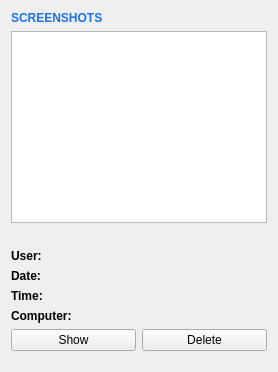
<?xml version="1.0" encoding="UTF-8"?>
<ui version="4.0">
 <class>ScreenshotManagementPanel</class>
  <widget class="QWidget" name="ScreenshotManagementPanel">
   <layout class="QVBoxLayout" name="verticalLayout">
    <item>
     <widget class="QLabel" name="titleLabel">
      <property name="font">
       <font>
        <bold>true</bold>
       </font>
      </property>
      <property name="styleSheet">
       <string notr="true">color: #1a73e8;</string>
      </property>
      <property name="text">
       <string>SCREENSHOTS</string>
      </property>
     </widget>
    </item>
    <item>
     <widget class="QListView" name="list">
     <property name="toolTip">
      <string>All screenshots taken by you are listed here. You can take screenshots by clicking the &quot;Screenshot&quot; item in the context menu of a computer. The screenshots can be managed using the buttons below.</string>
     </property>
     <property name="editTriggers">
      <set>QAbstractItemView::NoEditTriggers</set>
     </property>
     <property name="selectionMode">
      <enum>QAbstractItemView::ExtendedSelection</enum>
     </property>
    </widget>
   </item>
   <item>
    <widget class="QLabel" name="previewLbl">
     <property name="minimumSize">
      <size>
       <width>1</width>
       <height>1</height>
      </size>
     </property>
     <property name="scaledContents">
      <bool>true</bool>
     </property>
    </widget>
   </item>
   <item>
    <layout class="QGridLayout" name="_2" columnstretch="0,1">
     <item row="1" column="1">
      <widget class="QLabel" name="dateLbl"/>
     </item>
     <item row="0" column="0">
      <widget class="QLabel" name="userDescLbl">
       <property name="font">
        <font>
         <bold>true</bold>
        </font>
       </property>
       <property name="text">
        <string>User:</string>
       </property>
      </widget>
     </item>
     <item row="0" column="1">
      <widget class="QLabel" name="userLbl"/>
     </item>
     <item row="2" column="1">
      <widget class="QLabel" name="timeLbl"/>
     </item>
     <item row="3" column="0">
      <widget class="QLabel" name="hostDescLbl">
       <property name="font">
        <font>
         <bold>true</bold>
        </font>
       </property>
       <property name="text">
        <string>Computer:</string>
       </property>
      </widget>
     </item>
     <item row="1" column="0">
      <widget class="QLabel" name="dateDescLbl">
       <property name="font">
        <font>
         <bold>true</bold>
        </font>
       </property>
       <property name="text">
        <string>Date:</string>
       </property>
      </widget>
     </item>
     <item row="3" column="1">
      <widget class="QLabel" name="hostLbl"/>
     </item>
     <item row="2" column="0">
      <widget class="QLabel" name="timeDescLbl">
       <property name="font">
        <font>
         <bold>true</bold>
        </font>
       </property>
       <property name="text">
        <string>Time:</string>
       </property>
      </widget>
     </item>
    </layout>
   </item>
   <item>
    <layout class="QHBoxLayout" name="horizontalLayout">
     <item>
      <widget class="QPushButton" name="showBtn">
       <property name="text">
        <string>Show</string>
       </property>
      </widget>
     </item>
     <item>
      <widget class="QPushButton" name="deleteBtn">
       <property name="text">
        <string>Delete</string>
       </property>
      </widget>
     </item>
    </layout>
   </item>
   <item>
    <spacer name="spacer">
     <property name="orientation">
      <enum>Qt::Vertical</enum>
     </property>
     <property name="sizeType">
      <enum>QSizePolicy::Fixed</enum>
     </property>
     <property name="sizeHint" stdset="0">
      <size>
       <width>16</width>
       <height>10</height>
      </size>
     </property>
    </spacer>
   </item>
  </layout>
 </widget>
 <resources/>
 <connections/>
</ui>
